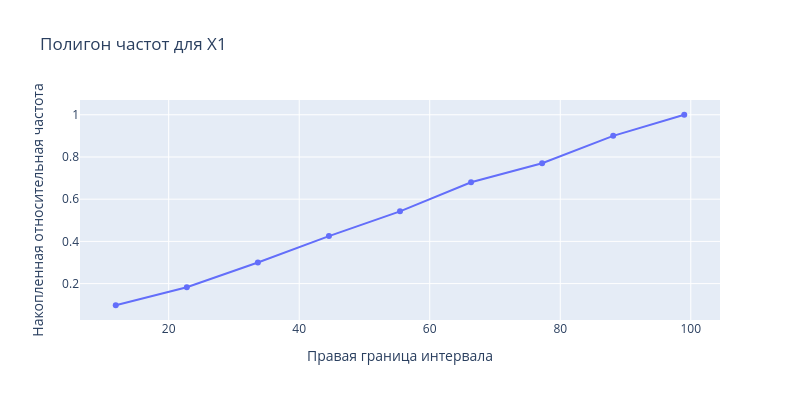

Notebook cell for this chart:
### Code cell
plot_polygon(x1_intervals, "Х1")

### Figure 1 — Plotly figure (JSON) as saved in the notebook; plotly's stock layout.template omitted (floating-point values rounded to 4 significant figures)
{"data": [{"hovertemplate": "Правая граница интервала=%{x}<br>Накопленная относительная частота=%{y}<extra></extra>", "legendgroup": "", "line": {"color": "#636efa", "dash": "solid"}, "marker": {"symbol": "circle"}, "mode": "lines+markers", "name": "", "orientation": "v", "showlegend": false, "type": "scatter", "x": [11.89, 22.78, 33.67, 44.56, 55.44, 66.33, 77.22, 88.11, 99.0], "xaxis": "x", "y": [0.0975, 0.1825, 0.3, 0.425, 0.5425, 0.68, 0.77, 0.9, 1.0], "yaxis": "y"}], "layout": {"height": 400, "legend": {"tracegroupgap": 0}, "title": {"text": "Полигон частот для Х1"}, "width": 800, "xaxis": {"anchor": "y", "domain": [0, 1], "title": {"text": "Правая граница интервала"}}, "yaxis": {"anchor": "x", "domain": [0, 1], "title": {"text": "Накопленная относительная частота"}}}}
